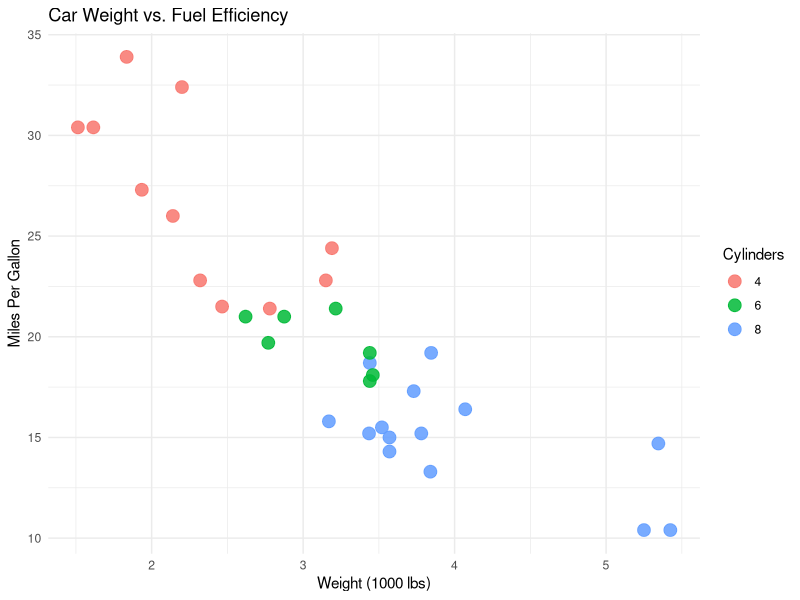

Reproduce this figure in R.
## ---- chunk 1
library(tidyverse)
## ---- chunk 2
#| echo: false
#| message: false
#| warning: false

mtcars_plot <- mtcars |>
  mutate(cyl = factor(cyl))

ggplot(mtcars_plot, aes(x = wt, y = mpg, color = cyl)) +
  geom_point(size = 4, alpha = 0.85) +
  theme_minimal() +
  labs(
    title = "Car Weight vs. Fuel Efficiency",
    x = "Weight (1000 lbs)",
    y = "Miles Per Gallon",
    color = "Cylinders"
  )
## ---- chunk 3
#| echo: false
#| message: false

mtcars |>
  group_by(cyl) |>
  summarize(
    `Average HP` = mean(hp),
    `Average Weight (1000 lbs)` = mean(wt),
    `Average MPG` = mean(mpg),
    `Count` = n()
  ) |>
  rename(Cylinders = cyl) |>
  knitr::kable(format = "html")
## ---- chunk 4
#| echo: false
#| message: false

mtcars |>
  group_by(cyl) |>
  summarize(
    `Average HP` = mean(hp),
    `Average Weight (1000 lbs)` = mean(wt),
    `Average MPG` = mean(mpg),
    `Count` = n()
  ) |>
  rename(Cylinders = cyl) |>
  filter(Cylinders == 4) |>
  knitr::kable(format = "html")
## ---- chunk 5
#| echo: false
#| message: false

mtcars |>
  group_by(cyl) |>
  summarize(
    `Average HP` = mean(hp),
    `Average Weight (1000 lbs)` = mean(wt),
    `Average MPG` = mean(mpg),
    `Count` = n()
  ) |>
  rename(Cylinders = cyl) |>
  filter(Cylinders == 8) |>
  knitr::kable(format = "html")
